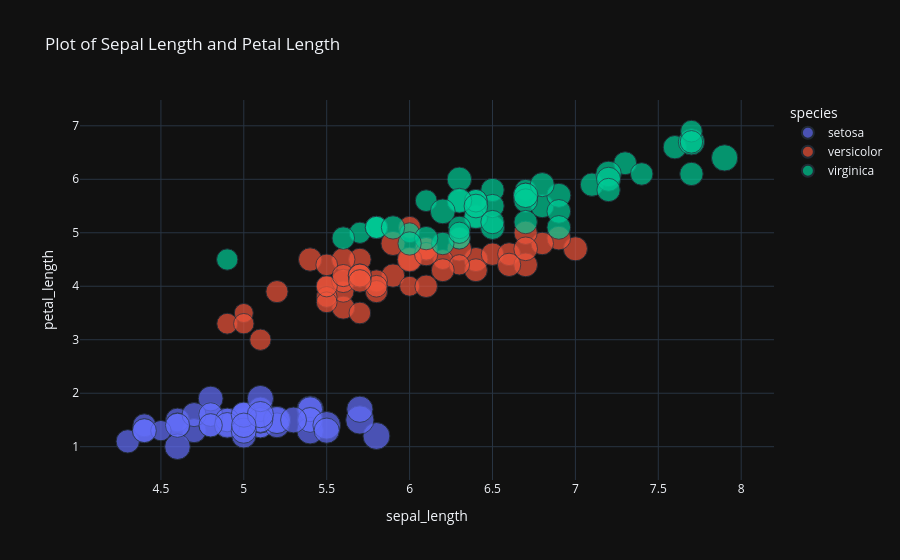

Here is the notebook cell this chart was saved with:
### Markdown cell above
## SCATTER PLOT

### Code cell
import pandas as pd
import plotly.express as px

df = pd.read_csv(r"D:\PROJECT TASHA\PYTHON\learning\streamlit\data\iris.csv")

print(df.columns)

plot = px.scatter(data_frame=df, 
                  size= 'sepal_width',
                  x='sepal_length', 
                  color='species',
                  y='petal_length',
                  template='plotly_dark', 
                  title='Plot of Sepal Length and Petal Length')

plot.show()

### Figure 1 — Plotly figure (JSON) as saved in the notebook; plotly's stock layout.template omitted (floating-point values rounded to 4 significant figures)
{"data": [{"hovertemplate": "species=setosa<br>sepal_length=%{x}<br>petal_length=%{y}<br>sepal_width=%{marker.size}<extra></extra>", "legendgroup": "setosa", "marker": {"color": "#636efa", "size": [3.5, 3.0, 3.2, 3.1, 3.6, 3.9, 3.4, 3.4, 2.9, 3.1, 3.7, 3.4, 3.0, 3.0, 4.0, 4.4, 3.9, 3.5, 3.8, 3.8, 3.4, 3.7, 3.6, 3.3, 3.4, 3.0, 3.4, 3.5, 3.4, 3.2, 3.1, 3.4, 4.1, 4.2, 3.1, 3.2, 3.5, 3.6, 3.0, 3.4, 3.5, 2.3, 3.2, 3.5, 3.8, 3.0, 3.8, 3.2, 3.7, 3.3], "sizemode": "area", "sizeref": 0.011, "symbol": "circle"}, "mode": "markers", "name": "setosa", "orientation": "v", "showlegend": true, "type": "scatter", "x": [5.1, 4.9, 4.7, 4.6, 5.0, 5.4, 4.6, 5.0, 4.4, 4.9, 5.4, 4.8, 4.8, 4.3, 5.8, 5.7, 5.4, 5.1, 5.7, 5.1, 5.4, 5.1, 4.6, 5.1, 4.8, 5.0, 5.0, 5.2, 5.2, 4.7, 4.8, 5.4, 5.2, 5.5, 4.9, 5.0, 5.5, 4.9, 4.4, 5.1, 5.0, 4.5, 4.4, 5.0, 5.1, 4.8, 5.1, 4.6, 5.3, 5.0], "xaxis": "x", "y": [1.4, 1.4, 1.3, 1.5, 1.4, 1.7, 1.4, 1.5, 1.4, 1.5, 1.5, 1.6, 1.4, 1.1, 1.2, 1.5, 1.3, 1.4, 1.7, 1.5, 1.7, 1.5, 1.0, 1.7, 1.9, 1.6, 1.6, 1.5, 1.4, 1.6, 1.6, 1.5, 1.5, 1.4, 1.5, 1.2, 1.3, 1.4, 1.3, 1.5, 1.3, 1.3, 1.3, 1.6, 1.9, 1.4, 1.6, 1.4, 1.5, 1.4], "yaxis": "y"}, {"hovertemplate": "species=versicolor<br>sepal_length=%{x}<br>petal_length=%{y}<br>sepal_width=%{marker.size}<extra></extra>", "legendgroup": "versicolor", "marker": {"color": "#EF553B", "size": [3.2, 3.2, 3.1, 2.3, 2.8, 2.8, 3.3, 2.4, 2.9, 2.7, 2.0, 3.0, 2.2, 2.9, 2.9, 3.1, 3.0, 2.7, 2.2, 2.5, 3.2, 2.8, 2.5, 2.8, 2.9, 3.0, 2.8, 3.0, 2.9, 2.6, 2.4, 2.4, 2.7, 2.7, 3.0, 3.4, 3.1, 2.3, 3.0, 2.5, 2.6, 3.0, 2.6, 2.3, 2.7, 3.0, 2.9, 2.9, 2.5, 2.8], "sizemode": "area", "sizeref": 0.011, "symbol": "circle"}, "mode": "markers", "name": "versicolor", "orientation": "v", "showlegend": true, "type": "scatter", "x": [7.0, 6.4, 6.9, 5.5, 6.5, 5.7, 6.3, 4.9, 6.6, 5.2, 5.0, 5.9, 6.0, 6.1, 5.6, 6.7, 5.6, 5.8, 6.2, 5.6, 5.9, 6.1, 6.3, 6.1, 6.4, 6.6, 6.8, 6.7, 6.0, 5.7, 5.5, 5.5, 5.8, 6.0, 5.4, 6.0, 6.7, 6.3, 5.6, 5.5, 5.5, 6.1, 5.8, 5.0, 5.6, 5.7, 5.7, 6.2, 5.1, 5.7], "xaxis": "x", "y": [4.7, 4.5, 4.9, 4.0, 4.6, 4.5, 4.7, 3.3, 4.6, 3.9, 3.5, 4.2, 4.0, 4.7, 3.6, 4.4, 4.5, 4.1, 4.5, 3.9, 4.8, 4.0, 4.9, 4.7, 4.3, 4.4, 4.8, 5.0, 4.5, 3.5, 3.8, 3.7, 3.9, 5.1, 4.5, 4.5, 4.7, 4.4, 4.1, 4.0, 4.4, 4.6, 4.0, 3.3, 4.2, 4.2, 4.2, 4.3, 3.0, 4.1], "yaxis": "y"}, {"hovertemplate": "species=virginica<br>sepal_length=%{x}<br>petal_length=%{y}<br>sepal_width=%{marker.size}<extra></extra>", "legendgroup": "virginica", "marker": {"color": "#00cc96", "size": [3.3, 2.7, 3.0, 2.9, 3.0, 3.0, 2.5, 2.9, 2.5, 3.6, 3.2, 2.7, 3.0, 2.5, 2.8, 3.2, 3.0, 3.8, 2.6, 2.2, 3.2, 2.8, 2.8, 2.7, 3.3, 3.2, 2.8, 3.0, 2.8, 3.0, 2.8, 3.8, 2.8, 2.8, 2.6, 3.0, 3.4, 3.1, 3.0, 3.1, 3.1, 3.1, 2.7, 3.2, 3.3, 3.0, 2.5, 3.0, 3.4, 3.0], "sizemode": "area", "sizeref": 0.011, "symbol": "circle"}, "mode": "markers", "name": "virginica", "orientation": "v", "showlegend": true, "type": "scatter", "x": [6.3, 5.8, 7.1, 6.3, 6.5, 7.6, 4.9, 7.3, 6.7, 7.2, 6.5, 6.4, 6.8, 5.7, 5.8, 6.4, 6.5, 7.7, 7.7, 6.0, 6.9, 5.6, 7.7, 6.3, 6.7, 7.2, 6.2, 6.1, 6.4, 7.2, 7.4, 7.9, 6.4, 6.3, 6.1, 7.7, 6.3, 6.4, 6.0, 6.9, 6.7, 6.9, 5.8, 6.8, 6.7, 6.7, 6.3, 6.5, 6.2, 5.9], "xaxis": "x", "y": [6.0, 5.1, 5.9, 5.6, 5.8, 6.6, 4.5, 6.3, 5.8, 6.1, 5.1, 5.3, 5.5, 5.0, 5.1, 5.3, 5.5, 6.7, 6.9, 5.0, 5.7, 4.9, 6.7, 4.9, 5.7, 6.0, 4.8, 4.9, 5.6, 5.8, 6.1, 6.4, 5.6, 5.1, 5.6, 6.1, 5.6, 5.5, 4.8, 5.4, 5.6, 5.1, 5.1, 5.9, 5.7, 5.2, 5.0, 5.2, 5.4, 5.1], "yaxis": "y"}], "layout": {"legend": {"itemsizing": "constant", "title": {"text": "species"}, "tracegroupgap": 0}, "title": {"text": "Plot of Sepal Length and Petal Length"}, "xaxis": {"anchor": "y", "domain": [0, 1], "title": {"text": "sepal_length"}}, "yaxis": {"anchor": "x", "domain": [0, 1], "title": {"text": "petal_length"}}}}
